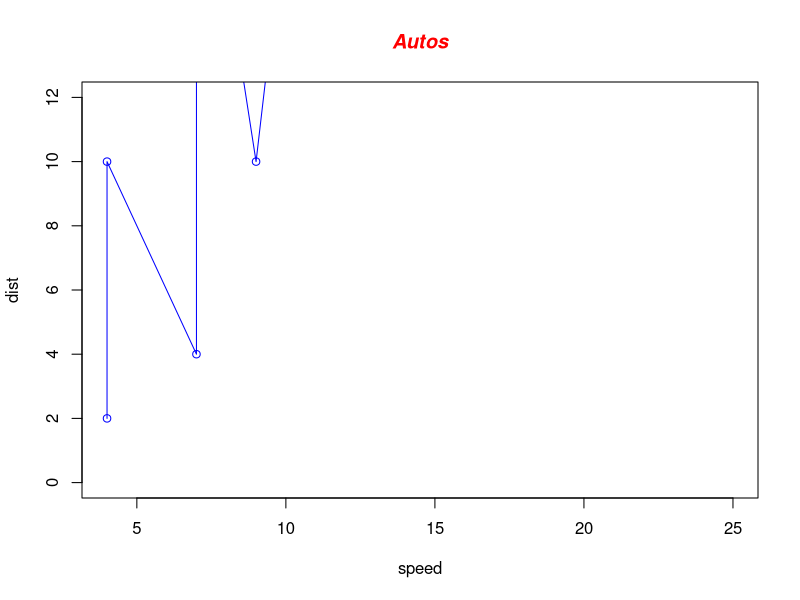

Source code (R):
#Example code:
 # Define 2 vectors
         cars - c(1, 3, 6, 4, 9)
         #trucks - c(2, 5, 4, 5, 12)

        #Graph cars using a y-axis that ranges from 0 to 12
        plot(cars, type="o", col="blue", ylim=c(0,12))

        #Graph trucks with red dashed lines and square points
       # lines(trucks, type="o", pch=22, lty=2, col="red")

       # Create a title with a red, bold/italic font
        title(main="Autos", col.main="red", font.main=4)